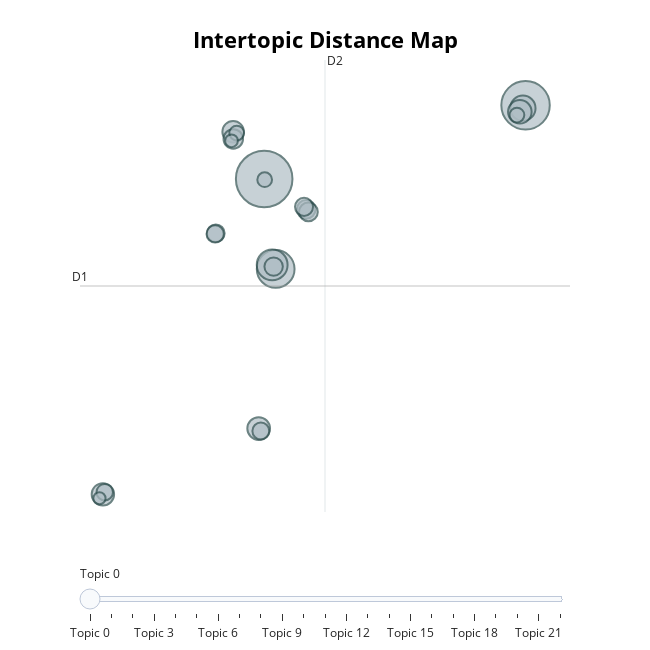
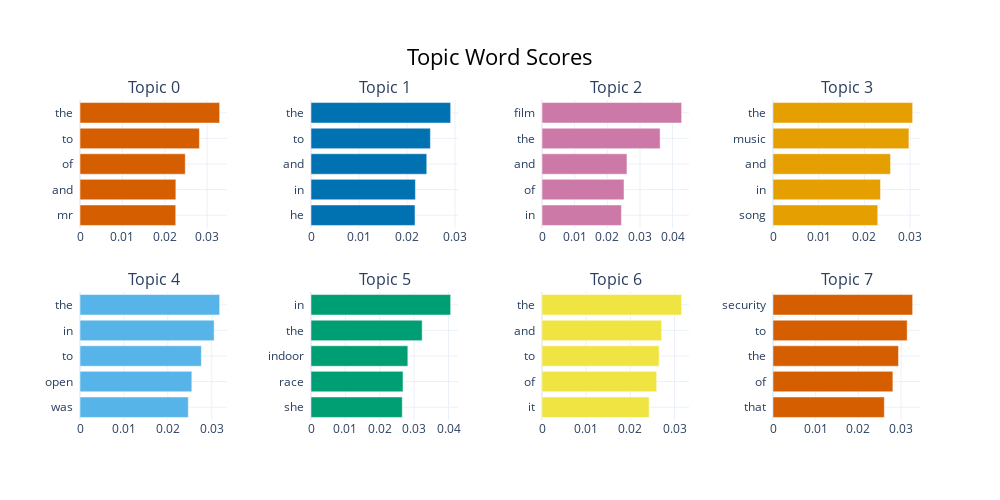

The code cell stored with these charts, in order, in its notebook:
### Code cell
info_df = topic_model_baseline.get_topic_info()
clean_df = info_df[info_df["Topic"] != -1].copy()

def clean_keywords(repr_list):
    return ", ".join(repr_list[:6])

clean_df["Top Keywords"] = clean_df["Representation"].apply(clean_keywords)

display_table = clean_df[["Topic", "Count", "Top Keywords"]]

import pandas as pd
pd.set_option('display.max_colwidth', None)
display(display_table.head(5))

fig_map = topic_model_baseline.visualize_topics()
fig_map.show()

fig_bar = topic_model_baseline.visualize_barchart(top_n_topics=8)
fig_bar.show()

### Figure 1 — Plotly figure (JSON) as saved in the notebook; plotly's stock layout.template omitted (floating-point values rounded to 4 significant figures)
{"data": [{"customdata": [[0, "the | to | of | and | mr", 236], [1, "the | to | and | in | he", 173], [2, "film | the | and | of | in", 105], [3, "the | music | and | in | song", 70], [4, "the | in | to | open | was", 47], [5, "in | the | indoor | race | she", 41], [6, "the | and | to | of | it", 38], [7, "security | to | the | of | that", 37], [8, "yukos | oil | the | of | russian", 34], [9, "deutsche | lse | boerse | the | its", 28], [10, "economy | growth | in | the | of", 26], [11, "sales | in | the | prices | bank", 26], [12, "show | the | tv | and | to", 25], [13, "dollar | the | us | trade | in", 24], [14, "broadband | to | the | bt | service", 23], [15, "mobile | phones | phone | to | 3g", 22], [16, "the | game | games | nintendo | of", 21], [17, "music | that | the | of | to", 20], [18, "drugs | iaaf | kenteris | greek | the", 16], [19, "marsh | sec | the | firms | ebbers", 16], [20, "the | of | to | brown | world", 16], [21, "airline | boeing | air | india | to", 12], [22, "search | yahoo | google | web | is", 11]], "hovertemplate": "<b>Topic %{customdata[0]}</b><br>%{customdata[1]}<br>Size: %{customdata[2]}", "legendgroup": "", "marker": {"color": "#B0BEC5", "size": [236, 173, 105, 70, 47, 41, 38, 37, 34, 28, 26, 26, 25, 24, 23, 22, 21, 20, 16, 16, 16, 12, 11], "sizemode": "area", "sizeref": 0.1475, "symbol": "circle", "line": {"color": "DarkSlateGrey", "width": 2}}, "mode": "markers", "name": "", "orientation": "v", "showlegend": false, "x": [2.679, 22.69, 3.559, 3.291, 22.49, 22.26, 2.258, -9.673, 0.3011, 0.3118, 5.896, 6.066, 3.403, 5.73, -1.025, -1.074, 2.422, -9.531, 22.04, 0.5751, 2.717, 0.1764, -9.935], "xaxis": "x", "y": [15.18, 20.11, 9.186, 9.454, 19.91, 19.67, -1.463, -5.854, 18.34, 17.86, 13.16, 12.99, 9.341, 13.33, 11.57, 11.52, -1.628, -5.712, 19.45, 18.25, 15.14, 17.73, -6.115], "yaxis": "y", "type": "scatter"}], "layout": {"xaxis": {"anchor": "y", "domain": [0.0, 1.0], "title": {"text": ""}, "visible": false, "range": [-11.43, 26.1]}, "yaxis": {"anchor": "x", "domain": [0.0, 1.0], "title": {"text": ""}, "visible": false, "range": [-7.032, 23.13]}, "legend": {"tracegroupgap": 0, "itemsizing": "constant"}, "margin": {"t": 60}, "title": {"font": {"size": 22, "color": "Black"}, "text": "<b>Intertopic Distance Map</b>", "y": 0.95, "x": 0.5, "xanchor": "center", "yanchor": "top"}, "hoverlabel": {"font": {"size": 16, "family": "Rockwell"}, "bgcolor": "white"}, "width": 650, "height": 650, "sliders": [{"active": 0, "pad": {"t": 50}, "steps": [{"args": [{"marker.color": [["red", "#B0BEC5", "#B0BEC5", "#B0BEC5", "#B0BEC5", "#B0BEC5", "#B0BEC5", "#B0BEC5", "#B0BEC5", "#B0BEC5", "#B0BEC5", "#B0BEC5", "#B0BEC5", "#B0BEC5", "#B0BEC5", "#B0BEC5", "#B0BEC5", "#B0BEC5", "#B0BEC5", "#B0BEC5", "#B0BEC5", "#B0BEC5", "#B0BEC5"]]}], "label": "Topic 0", "method": "update"}, {"args": [{"marker.color": [["#B0BEC5", "red", "#B0BEC5", "#B0BEC5", "#B0BEC5", "#B0BEC5", "#B0BEC5", "#B0BEC5", "#B0BEC5", "#B0BEC5", "#B0BEC5", "#B0BEC5", "#B0BEC5", "#B0BEC5", "#B0BEC5", "#B0BEC5", "#B0BEC5", "#B0BEC5", "#B0BEC5", "#B0BEC5", "#B0BEC5", "#B0BEC5", "#B0BEC5"]]}], "label": "Topic 1", "method": "update"}, {"args": [{"marker.color": [["#B0BEC5", "#B0BEC5", "red", "#B0BEC5", "#B0BEC5", "#B0BEC5", "#B0BEC5", "#B0BEC5", "#B0BEC5", "#B0BEC5", "#B0BEC5", "#B0BEC5", "#B0BEC5", "#B0BEC5", "#B0BEC5", "#B0BEC5", "#B0BEC5", "#B0BEC5", "#B0BEC5", "#B0BEC5", "#B0BEC5", "#B0BEC5", "#B0BEC5"]]}], "label": "Topic 2", "method": "update"}, {"args": [{"marker.color": [["#B0BEC5", "#B0BEC5", "#B0BEC5", "red", "#B0BEC5", "#B0BEC5", "#B0BEC5", "#B0BEC5", "#B0BEC5", "#B0BEC5", "#B0BEC5", "#B0BEC5", "#B0BEC5", "#B0BEC5", "#B0BEC5", "#B0BEC5", "#B0BEC5", "#B0BEC5", "#B0BEC5", "#B0BEC5", "#B0BEC5", "#B0BEC5", "#B0BEC5"]]}], "label": "Topic 3", "method": "update"}, {"args": [{"marker.color": [["#B0BEC5", "#B0BEC5", "#B0BEC5", "#B0BEC5", "red", "#B0BEC5", "#B0BEC5", "#B0BEC5", "#B0BEC5", "#B0BEC5", "#B0BEC5", "#B0BEC5", "#B0BEC5", "#B0BEC5", "#B0BEC5", "#B0BEC5", "#B0BEC5", "#B0BEC5", "#B0BEC5", "#B0BEC5", "#B0BEC5", "#B0BEC5", "#B0BEC5"]]}], "label": "Topic 4", "method": "update"}, {"args": [{"marker.color": [["#B0BEC5", "#B0BEC5", "#B0BEC5", "#B0BEC5", "#B0BEC5", "red", "#B0BEC5", "#B0BEC5", "#B0BEC5", "#B0BEC5", "#B0BEC5", "#B0BEC5", "#B0BEC5", "#B0BEC5", "#B0BEC5", "#B0BEC5", "#B0BEC5", "#B0BEC5", "#B0BEC5", "#B0BEC5", "#B0BEC5", "#B0BEC5", "#B0BEC5"]]}], "label": "Topic 5", "method": "update"}, {"args": [{"marker.color": [["#B0BEC5", "#B0BEC5", "#B0BEC5", "#B0BEC5", "#B0BEC5", "#B0BEC5", "red", "#B0BEC5", "#B0BEC5", "#B0BEC5", "#B0BEC5", "#B0BEC5", "#B0BEC5", "#B0BEC5", "#B0BEC5", "#B0BEC5", "#B0BEC5", "#B0BEC5", "#B0BEC5", "#B0BEC5", "#B0BEC5", "#B0BEC5", "#B0BEC5"]]}], "label": "Topic 6", "method": "update"}, {"args": [{"marker.color": [["#B0BEC5", "#B0BEC5", "#B0BEC5", "#B0BEC5", "#B0BEC5", "#B0BEC5", "#B0BEC5", "red", "#B0BEC5", "#B0BEC5", "#B0BEC5", "#B0BEC5", "#B0BEC5", "#B0BEC5", "#B0BEC5", "#B0BEC5", "#B0BEC5", "#B0BEC5", "#B0BEC5", "#B0BEC5", "#B0BEC5", "#B0BEC5", "#B0BEC5"]]}], "label": "Topic 7", "method": "update"}, {"args": [{"marker.color": [["#B0BEC5", "#B0BEC5", "#B0BEC5", "#B0BEC5", "#B0BEC5", "#B0BEC5", "#B0BEC5", "#B0BEC5", "red", "#B0BEC5", "#B0BEC5", "#B0BEC5", "#B0BEC5", "#B0BEC5", "#B0BEC5", "#B0BEC5", "#B0BEC5", "#B0BEC5", "#B0BEC5", "#B0BEC5", "#B0BEC5", "#B0BEC5", "#B0BEC5"]]}], "label": "Topic 8", "method": "update"}, {"args": [{"marker.color": [["#B0BEC5", "#B0BEC5", "#B0BEC5", "#B0BEC5", "#B0BEC5", "#B0BEC5", "#B0BEC5", "#B0BEC5", "#B0BEC5", "red", "#B0BEC5", "#B0BEC5", "#B0BEC5", "#B0BEC5", "#B0BEC5", "#B0BEC5", "#B0BEC5", "#B0BEC5", "#B0BEC5", "#B0BEC5", "#B0BEC5", "#B0BEC5", "#B0BEC5"]]}], "label": "Topic 9", "method": "update"}, {"args": [{"marker.color": [["#B0BEC5", "#B0BEC5", "#B0BEC5", "#B0BEC5", "#B0BEC5", "#B0BEC5", "#B0BEC5", "#B0BEC5", "#B0BEC5", "#B0BEC5", "red", "#B0BEC5", "#B0BEC5", "#B0BEC5", "#B0BEC5", "#B0BEC5", "#B0BEC5", "#B0BEC5", "#B0BEC5", "#B0BEC5", "#B0BEC5", "#B0BEC5", "#B0BEC5"]]}], "label": "Topic 10", "method": "update"}, {"args": [{"marker.color": [["#B0BEC5", "#B0BEC5", "#B0BEC5", "#B0BEC5", "#B0BEC5", "#B0BEC5", "#B0BEC5", "#B0BEC5", "#B0BEC5", "#B0BEC5", "#B0BEC5", "red", "#B0BEC5", "#B0BEC5", "#B0BEC5", "#B0BEC5", "#B0BEC5", "#B0BEC5", "#B0BEC5", "#B0BEC5", "#B0BEC5", "#B0BEC5", "#B0BEC5"]]}], "label": "Topic 11", "method": "update"}, {"args": [{"marker.color": [["#B0BEC5", "#B0BEC5", "#B0BEC5", "#B0BEC5", "#B0BEC5", "#B0BEC5", "#B0BEC5", "#B0BEC5", "#B0BEC5", "#B0BEC5", "#B0BEC5", "#B0BEC5", "red", "#B0BEC5", "#B0BEC5", "#B0BEC5", "#B0BEC5", "#B0BEC5", "#B0BEC5", "#B0BEC5", "#B0BEC5", "#B0BEC5", "#B0BEC5"]]}], "label": "Topic 12", "method": "update"}, {"args": [{"marker.color": [["#B0BEC5", "#B0BEC5", "#B0BEC5", "#B0BEC5", "#B0BEC5", "#B0BEC5", "#B0BEC5", "#B0BEC5", "#B0BEC5", "#B0BEC5", "#B0BEC5", "#B0BEC5", "#B0BEC5", "red", "#B0BEC5", "#B0BEC5", "#B0BEC5", "#B0BEC5", "#B0BEC5", "#B0BEC5", "#B0BEC5", "#B0BEC5", "#B0BEC5"]]}], "label": "Topic 13", "method": "update"}, {"args": [{"marker.color": [["#B0BEC5", "#B0BEC5", "#B0BEC5", "#B0BEC5", "#B0BEC5", "#B0BEC5", "#B0BEC5", "#B0BEC5", "#B0BEC5", "#B0BEC5", "#B0BEC5", "#B0BEC5", "#B0BEC5", "#B0BEC5", "red", "#B0BEC5", "#B0BEC5", "#B0BEC5", "#B0BEC5", "#B0BEC5", "#B0BEC5", "#B0BEC5", "#B0BEC5"]]}], "label": "Topic 14", "method": "update"}, {"args": [{"marker.color": [["#B0BEC5", "#B0BEC5", "#B0BEC5", "#B0BEC5", "#B0BEC5", "#B0BEC5", "#B0BEC5", "#B0BEC5", "#B0BEC5", "#B0BEC5", "#B0BEC5", "#B0BEC5", "#B0BEC5", "#B0BEC5", "#B0BEC5", "red", "#B0BEC5", "#B0BEC5", "#B0BEC5", "#B0BEC5", "#B0BEC5", "#B0BEC5", "#B0BEC5"]]}], "label": "Topic 15", "method": "update"}, {"args": [{"marker.color": [["#B0BEC5", "#B0BEC5", "#B0BEC5", "#B0BEC5", "#B0BEC5", "#B0BEC5", "#B0BEC5", "#B0BEC5", "#B0BEC5", "#B0BEC5", "#B0BEC5", "#B0BEC5", "#B0BEC5", "#B0BEC5", "#B0BEC5", "#B0BEC5", "red", "#B0BEC5", "#B0BEC5", "#B0BEC5", "#B0BEC5", "#B0BEC5", "#B0BEC5"]]}], "label": "Topic 16", "method": "update"}, {"args": [{"marker.color": [["#B0BEC5", "#B0BEC5", "#B0BEC5", "#B0BEC5", "#B0BEC5", "#B0BEC5", "#B0BEC5", "#B0BEC5", "#B0BEC5", "#B0BEC5", "#B0BEC5", "#B0BEC5", "#B0BEC5", "#B0BEC5", "#B0BEC5", "#B0BEC5", "#B0BEC5", "red", "#B0BEC5", "#B0BEC5", "#B0BEC5", "#B0BEC5", "#B0BEC5"]]}], "label": "Topic 17", "method": "update"}, {"args": [{"marker.color": [["#B0BEC5", "#B0BEC5", "#B0BEC5", "#B0BEC5", "#B0BEC5", "#B0BEC5", "#B0BEC5", "#B0BEC5", "#B0BEC5", "#B0BEC5", "#B0BEC5", "#B0BEC5", "#B0BEC5", "#B0BEC5", "#B0BEC5", "#B0BEC5", "#B0BEC5", "#B0BEC5", "red", "#B0BEC5", "#B0BEC5", "#B0BEC5", "#B0BEC5"]]}], "label": "Topic 18", "method": "update"}, {"args": [{"marker.color": [["#B0BEC5", "#B0BEC5", "#B0BEC5", "#B0BEC5", "#B0BEC5", "#B0BEC5", "#B0BEC5", "#B0BEC5", "#B0BEC5", "#B0BEC5", "#B0BEC5", "#B0BEC5", "#B0BEC5", "#B0BEC5", "#B0BEC5", "#B0BEC5", "#B0BEC5", "#B0BEC5", "#B0BEC5", "red", "#B0BEC5", "#B0BEC5", "#B0BEC5"]]}], "label": "Topic 19", "method": "update"}, {"args": [{"marker.color": [["#B0BEC5", "#B0BEC5", "#B0BEC5", "#B0BEC5", "#B0BEC5", "#B0BEC5", "#B0BEC5", "#B0BEC5", "#B0BEC5", "#B0BEC5", "#B0BEC5", "#B0BEC5", "#B0BEC5", "#B0BEC5", "#B0BEC5", "#B0BEC5", "#B0BEC5", "#B0BEC5", "#B0BEC5", "#B0BEC5", "red", "#B0BEC5", "#B0BEC5"]]}], "label": "Topic 20", "method": "update"}, {"args": [{"marker.color": [["#B0BEC5", "#B0BEC5", "#B0BEC5", "#B0BEC5", "#B0BEC5", "#B0BEC5", "#B0BEC5", "#B0BEC5", "#B0BEC5", "#B0BEC5", "#B0BEC5", "#B0BEC5", "#B0BEC5", "#B0BEC5", "#B0BEC5", "#B0BEC5", "#B0BEC5", "#B0BEC5", "#B0BEC5", "#B0BEC5", "#B0BEC5", "red", "#B0BEC5"]]}], "label": "Topic 21", "method": "update"}, {"args": [{"marker.color": [["#B0BEC5", "#B0BEC5", "#B0BEC5", "#B0BEC5", "#B0BEC5", "#B0BEC5", "#B0BEC5", "#B0BEC5", "#B0BEC5", "#B0BEC5", "#B0BEC5", "#B0BEC5", "#B0BEC5", "#B0BEC5", "#B0BEC5", "#B0BEC5", "#B0BEC5", "#B0BEC5", "#B0BEC5", "#B0BEC5", "#B0BEC5", "#B0BEC5", "red"]]}], "label": "Topic 22", "method": "update"}]}], "shapes": [{"line": {"color": "#CFD8DC", "width": 2}, "type": "line", "x0": 7.336, "x1": 7.336, "y0": -7.032, "y1": 23.13}, {"line": {"color": "#9E9E9E", "width": 2}, "type": "line", "x0": -11.43, "x1": 26.1, "y0": 8.047, "y1": 8.047}], "annotations": [{"showarrow": false, "text": "D1", "x": -11.43, "y": 8.047, "yshift": 10}, {"showarrow": false, "text": "D2", "x": 7.336, "xshift": 10, "y": 23.13}]}}

### Figure 2 — Plotly figure (JSON) as saved in the notebook; plotly's stock layout.template omitted (floating-point values rounded to 4 significant figures)
{"data": [{"marker": {"color": "#D55E00"}, "orientation": "h", "x": [0.02259, 0.02262, 0.02483, 0.02817, 0.03295], "y": ["mr  ", "and  ", "of  ", "to  ", "the  "], "type": "bar", "xaxis": "x", "yaxis": "y"}, {"marker": {"color": "#0072B2"}, "orientation": "h", "x": [0.02167, 0.02175, 0.02412, 0.02488, 0.02909], "y": ["he  ", "in  ", "and  ", "to  ", "the  "], "type": "bar", "xaxis": "x2", "yaxis": "y2"}, {"marker": {"color": "#CC79A7"}, "orientation": "h", "x": [0.02433, 0.02512, 0.02602, 0.03617, 0.04277], "y": ["in  ", "of  ", "and  ", "the  ", "film  "], "type": "bar", "xaxis": "x3", "yaxis": "y3"}, {"marker": {"color": "#E69F00"}, "orientation": "h", "x": [0.02292, 0.02352, 0.02571, 0.02974, 0.03056], "y": ["song  ", "in  ", "and  ", "music  ", "the  "], "type": "bar", "xaxis": "x4", "yaxis": "y4"}, {"marker": {"color": "#56B4E9"}, "orientation": "h", "x": [0.02466, 0.02546, 0.02763, 0.03054, 0.0318], "y": ["was  ", "open  ", "to  ", "in  ", "the  "], "type": "bar", "xaxis": "x5", "yaxis": "y5"}, {"marker": {"color": "#009E73"}, "orientation": "h", "x": [0.02655, 0.02677, 0.02817, 0.03234, 0.04063], "y": ["she  ", "race  ", "indoor  ", "the  ", "in  "], "type": "bar", "xaxis": "x6", "yaxis": "y6"}, {"marker": {"color": "#F0E442"}, "orientation": "h", "x": [0.02424, 0.02596, 0.02652, 0.02709, 0.03161], "y": ["it  ", "of  ", "to  ", "and  ", "the  "], "type": "bar", "xaxis": "x7", "yaxis": "y7"}, {"marker": {"color": "#D55E00"}, "orientation": "h", "x": [0.02607, 0.02808, 0.02939, 0.03142, 0.0327], "y": ["that  ", "of  ", "the  ", "to  ", "security  "], "type": "bar", "xaxis": "x8", "yaxis": "y8"}], "layout": {"xaxis": {"anchor": "y", "domain": [0.0, 0.175], "showgrid": true}, "yaxis": {"anchor": "x", "domain": [0.6, 1.0], "showgrid": true}, "xaxis2": {"anchor": "y2", "domain": [0.275, 0.45], "showgrid": true}, "yaxis2": {"anchor": "x2", "domain": [0.6, 1.0], "showgrid": true}, "xaxis3": {"anchor": "y3", "domain": [0.55, 0.725], "showgrid": true}, "yaxis3": {"anchor": "x3", "domain": [0.6, 1.0], "showgrid": true}, "xaxis4": {"anchor": "y4", "domain": [0.825, 1.0], "showgrid": true}, "yaxis4": {"anchor": "x4", "domain": [0.6, 1.0], "showgrid": true}, "xaxis5": {"anchor": "y5", "domain": [0.0, 0.175], "showgrid": true}, "yaxis5": {"anchor": "x5", "domain": [0.0, 0.4], "showgrid": true}, "xaxis6": {"anchor": "y6", "domain": [0.275, 0.45], "showgrid": true}, "yaxis6": {"anchor": "x6", "domain": [0.0, 0.4], "showgrid": true}, "xaxis7": {"anchor": "y7", "domain": [0.55, 0.725], "showgrid": true}, "yaxis7": {"anchor": "x7", "domain": [0.0, 0.4], "showgrid": true}, "xaxis8": {"anchor": "y8", "domain": [0.825, 1.0], "showgrid": true}, "yaxis8": {"anchor": "x8", "domain": [0.0, 0.4], "showgrid": true}, "annotations": [{"font": {"size": 16}, "showarrow": false, "text": "Topic 0", "x": 0.0875, "xanchor": "center", "xref": "paper", "y": 1.0, "yanchor": "bottom", "yref": "paper"}, {"font": {"size": 16}, "showarrow": false, "text": "Topic 1", "x": 0.3625, "xanchor": "center", "xref": "paper", "y": 1.0, "yanchor": "bottom", "yref": "paper"}, {"font": {"size": 16}, "showarrow": false, "text": "Topic 2", "x": 0.6375, "xanchor": "center", "xref": "paper", "y": 1.0, "yanchor": "bottom", "yref": "paper"}, {"font": {"size": 16}, "showarrow": false, "text": "Topic 3", "x": 0.9125, "xanchor": "center", "xref": "paper", "y": 1.0, "yanchor": "bottom", "yref": "paper"}, {"font": {"size": 16}, "showarrow": false, "text": "Topic 4", "x": 0.0875, "xanchor": "center", "xref": "paper", "y": 0.4, "yanchor": "bottom", "yref": "paper"}, {"font": {"size": 16}, "showarrow": false, "text": "Topic 5", "x": 0.3625, "xanchor": "center", "xref": "paper", "y": 0.4, "yanchor": "bottom", "yref": "paper"}, {"font": {"size": 16}, "showarrow": false, "text": "Topic 6", "x": 0.6375, "xanchor": "center", "xref": "paper", "y": 0.4, "yanchor": "bottom", "yref": "paper"}, {"font": {"size": 16}, "showarrow": false, "text": "Topic 7", "x": 0.9125, "xanchor": "center", "xref": "paper", "y": 0.4, "yanchor": "bottom", "yref": "paper"}], "title": {"font": {"size": 22, "color": "Black"}, "text": "Topic Word Scores", "x": 0.5, "xanchor": "center", "yanchor": "top"}, "hoverlabel": {"font": {"size": 16, "family": "Rockwell"}, "bgcolor": "white"}, "showlegend": false, "width": 1000, "height": 500}}
